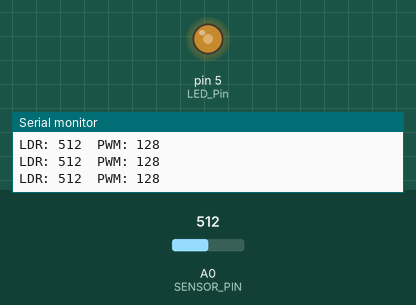
Recording of a sketch running on a simulated Arduino Uno, built with avr-gcc and run on an emulated ATmega328P. On the bench: output pins drawn as LEDs (lit = HIGH), the last lines printed to the serial monitor. The inputs (shaded band) are chosen by the test bench; at power-on: A0 (SENSOR_PIN) = 512.

Above: at 1.2 s.
1.3 s: A0 (SENSOR_PIN) set to 306
At 2.5 s:
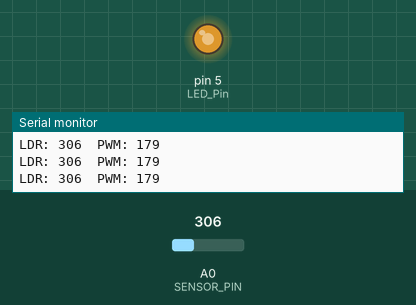
2.8 s: A0 (SENSOR_PIN) set to 122
At 4.0 s:
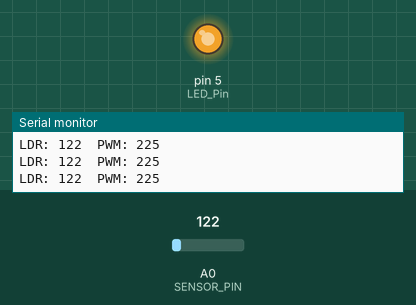
4.3 s: A0 (SENSOR_PIN) set to 900
At 5.5 s:
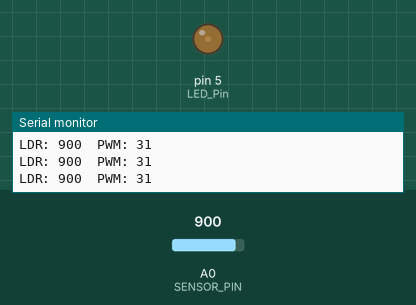
5.8 s: A0 (SENSOR_PIN) set to 1023
At 6.9 s:
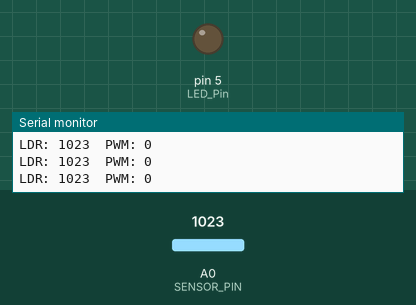
7.3 s: A0 (SENSOR_PIN) set to 511
At 8.4 s:
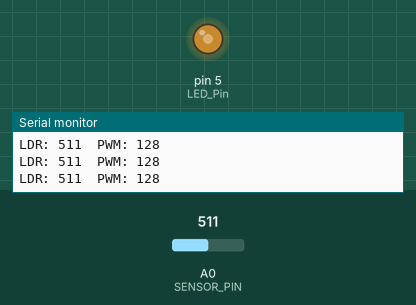
Timing chart, 0 to 9.8 s (numbered marks = the images above; inputs shaded):
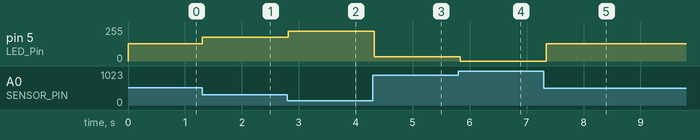

The sketch:

LDR_LED_20251113.ino
```cpp
int res = 0;
const int SENSOR_PIN = A0;
const int LED_Pin    = 5;

void setup() {
  Serial.begin(9600);
  pinMode(LED_Pin, OUTPUT);
}

void loop() {
  res = analogRead(SENSOR_PIN);          // 0~1023
  int brightness = map(res, 0, 1023, 255, 0);
  analogWrite(LED_Pin, brightness);

  Serial.print("LDR: ");
  Serial.print(res);
  Serial.print("\tPWM: ");
  Serial.println(brightness);

  delay(100);
}
```

Measured:
- after the input at 1.3 s, pin 5 (LED_Pin): 128/255 → 179/255 at once
- after the input at 2.8 s, pin 5 (LED_Pin): 179/255 → 225/255 at once
- after the input at 4.3 s, pin 5 (LED_Pin): 225/255 → 31/255 at once
- after the input at 5.8 s, pin 5 (LED_Pin): 31/255 → 0/255 at once
- after the input at 7.3 s, pin 5 (LED_Pin): 0/255 → 128/255 at once
